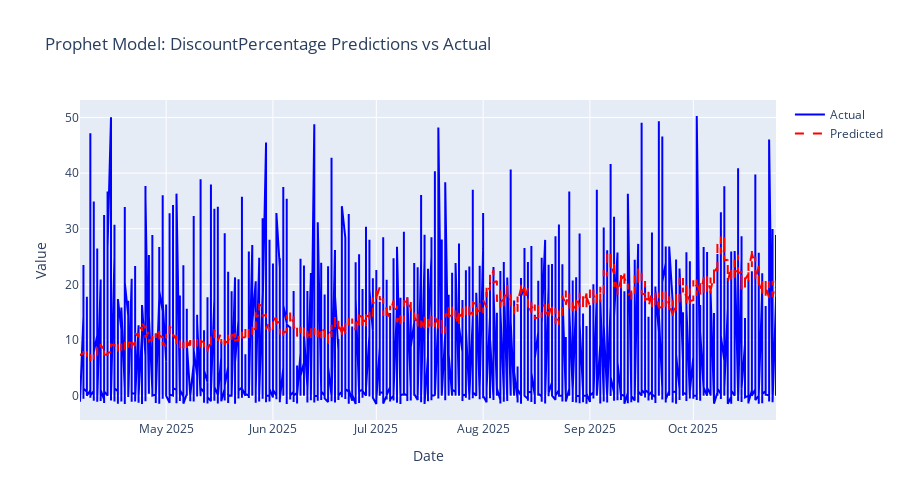

This figure's notebook cell:
### Code cell
# Visualize Prophet predictions
plot_predictions(
    prophet_test['y'].values,
    prophet_predictions,
    prophet_test['ds'],
    title=f'Prophet Model: {target_col} Predictions vs Actual'
)

### Figure 1 — Plotly figure (JSON) as saved in the notebook; plotly's stock layout.template omitted (floating-point values rounded to 4 significant figures; data arrays with more than 128 entries replaced by an {"elided": "..."} marker saying what was removed)
{"data": [{"line": {"color": "blue", "width": 2}, "mode": "lines", "name": "Actual", "type": "scatter", "x": {"elided": "2194 str values"}, "y": {"elided": "2194 float values"}}, {"line": {"color": "red", "dash": "dash", "width": 2}, "mode": "lines", "name": "Predicted", "type": "scatter", "x": {"elided": "2194 str values"}, "y": {"elided": "2194 float values"}}], "layout": {"height": 500, "hovermode": "x unified", "title": {"text": "Prophet Model: DiscountPercentage Predictions vs Actual"}, "xaxis": {"title": {"text": "Date"}}, "yaxis": {"title": {"text": "Value"}}}}
